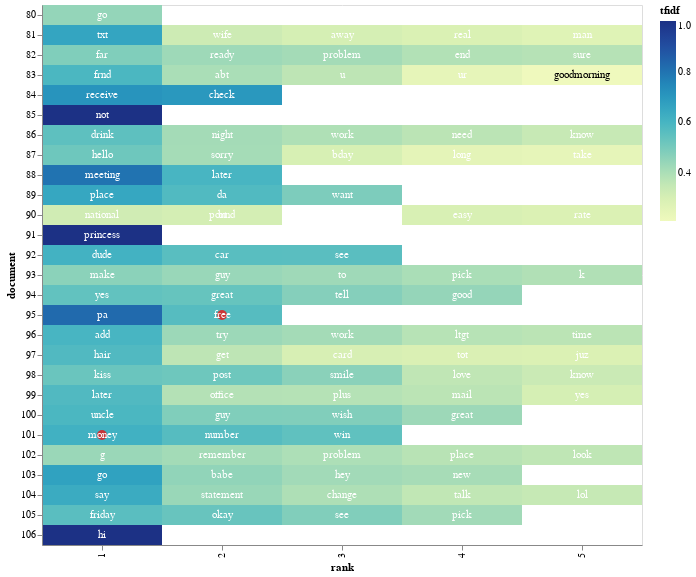

Source (notebook cell):
### Code cell
term_list = ['free', 'money']

top_tfidf_df = tfidf_df[tfidf_df['tfidf'] != 0]

# base for all visualizations, with rank calculation
base = alt.Chart(top_tfidf_df.iloc[300:400]).encode(
    x = 'rank:O',
    y = 'document:N'
).transform_window(
    rank = "rank()",
    sort = [alt.SortField("tfidf", order="descending")],
    groupby = ["document"],
)

heatmap = base.mark_rect().encode(
    color = 'tfidf:Q'
)

circle = base.mark_circle(size=100).encode(
    color = alt.condition(
        alt.FieldOneOfPredicate(field='term', oneOf=term_list),
        alt.value('red'),
        alt.value('#FFFFFF00')
    )
)

# text labels, white for darker heatmap colors
text = base.mark_text(baseline='middle').encode(
    text = 'term:N',
    color = alt.condition(alt.datum.tfidf >= 0.23, alt.value('white'), alt.value('black'))
)

# display the three superimposed visualizations
(heatmap + circle + text).properties(width = 600) #circle

### Figure 1 — Vega-Lite specification as saved in the notebook (floating-point values rounded to 4 significant figures)
{"config": {"view": {"continuousWidth": 400, "continuousHeight": 300}}, "layer": [{"mark": "rect", "encoding": {"color": {"field": "tfidf", "type": "quantitative"}, "x": {"field": "rank", "type": "ordinal"}, "y": {"field": "document", "type": "nominal"}}, "transform": [{"window": [{"op": "rank", "field": "", "as": "rank"}], "groupby": ["document"], "sort": [{"field": "tfidf", "order": "descending"}]}]}, {"mark": {"type": "circle", "size": 100}, "encoding": {"color": {"condition": {"value": "red", "test": {"field": "term", "oneOf": ["free", "money"]}}, "value": "#FFFFFF00"}, "x": {"field": "rank", "type": "ordinal"}, "y": {"field": "document", "type": "nominal"}}, "transform": [{"window": [{"op": "rank", "field": "", "as": "rank"}], "groupby": ["document"], "sort": [{"field": "tfidf", "order": "descending"}]}]}, {"mark": {"type": "text", "baseline": "middle"}, "encoding": {"color": {"condition": {"value": "white", "test": "(datum.tfidf >= 0.23)"}, "value": "black"}, "text": {"field": "term", "type": "nominal"}, "x": {"field": "rank", "type": "ordinal"}, "y": {"field": "document", "type": "nominal"}}, "transform": [{"window": [{"op": "rank", "field": "", "as": "rank"}], "groupby": ["document"], "sort": [{"field": "tfidf", "order": "descending"}]}]}], "data": {"name": "data-fdb0f757dd77fdfef3b0210ba7d1cba2"}, "width": 600, "$schema": "https://vega.github.io/schema/vega-lite/v4.17.0.json", "datasets": {"data-fdb0f757dd77fdfef3b0210ba7d1cba2": [{"document": 80, "term": "go", "tfidf": 0.4464}, {"document": 81, "term": "txt", "tfidf": 0.6582}, {"document": 81, "term": "wife", "tfidf": 0.3271}, {"document": 81, "term": "away", "tfidf": 0.305}, {"document": 81, "term": "real", "tfidf": 0.2915}, {"document": 81, "term": "man", "tfidf": 0.2734}, {"document": 82, "term": "far", "tfidf": 0.4831}, {"document": 82, "term": "ready", "tfidf": 0.4281}, {"document": 82, "term": "problem", "tfidf": 0.417}, {"document": 82, "term": "end", "tfidf": 0.3885}, {"document": 82, "term": "sure", "tfidf": 0.3818}, {"document": 83, "term": "frnd", "tfidf": 0.5917}, {"document": 83, "term": "abt", "tfidf": 0.4041}, {"document": 83, "term": "u", "tfidf": 0.3654}, {"document": 83, "term": "ur", "tfidf": 0.2453}, {"document": 83, "term": "goodmorning", "tfidf": 0.2099}, {"document": 84, "term": "receive", "tfidf": 0.7124}, {"document": 84, "term": "check", "tfidf": 0.7018}, {"document": 85, "term": "not", "tfidf": 1.0}, {"document": 86, "term": "drink", "tfidf": 0.5508}, {"document": 86, "term": "night", "tfidf": 0.4155}, {"document": 86, "term": "work", "tfidf": 0.3942}, {"document": 86, "term": "need", "tfidf": 0.3711}, {"document": 86, "term": "know", "tfidf": 0.3416}, {"document": 87, "term": "hello", "tfidf": 0.5174}, {"document": 87, "term": "sorry", "tfidf": 0.4136}, {"document": 87, "term": "bday", "tfidf": 0.2982}, {"document": 87, "term": "long", "tfidf": 0.2549}, {"document": 87, "term": "take", "tfidf": 0.2472}, {"document": 88, "term": "meeting", "tfidf": 0.8014}, {"document": 88, "term": "later", "tfidf": 0.5981}, {"document": 89, "term": "place", "tfidf": 0.6516}, {"document": 89, "term": "da", "tfidf": 0.5794}, {"document": 89, "term": "want", "tfidf": 0.4895}, {"document": 90, "term": "national", "tfidf": 0.3188}, {"document": 90, "term": "bt", "tfidf": 0.3085}, {"document": 90, "term": "pound", "tfidf": 0.3085}, {"document": 90, "term": "easy", "tfidf": 0.298}, {"document": 90, "term": "rate", "tfidf": 0.2894}, {"document": 91, "term": "princess", "tfidf": 1.0}, {"document": 92, "term": "dude", "tfidf": 0.6119}, {"document": 92, "term": "car", "tfidf": 0.5607}, {"document": 92, "term": "see", "tfidf": 0.5579}, {"document": 93, "term": "make", "tfidf": 0.4627}, {"document": 93, "term": "guy", "tfidf": 0.4374}, {"document": 93, "term": "to", "tfidf": 0.4266}, {"document": 93, "term": "pick", "tfidf": 0.4039}, {"document": 93, "term": "k", "tfidf": 0.3908}, {"document": 94, "term": "yes", "tfidf": 0.5422}, {"document": 94, "term": "great", "tfidf": 0.5317}, {"document": 94, "term": "tell", "tfidf": 0.4744}, {"document": 94, "term": "good", "tfidf": 0.4453}, {"document": 95, "term": "pa", "tfidf": 0.8236}, {"document": 95, "term": "free", "tfidf": 0.5672}, {"document": 96, "term": "add", "tfidf": 0.5982}, {"document": 96, "term": "try", "tfidf": 0.4311}, {"document": 96, "term": "work", "tfidf": 0.4158}, {"document": 96, "term": "ltgt", "tfidf": 0.3801}, {"document": 96, "term": "time", "tfidf": 0.3727}, {"document": 97, "term": "hair", "tfidf": 0.5796}, {"document": 97, "term": "get", "tfidf": 0.3657}, {"document": 97, "term": "card", "tfidf": 0.3005}, {"document": 97, "term": "tot", "tfidf": 0.2922}, {"document": 97, "term": "juz", "tfidf": 0.2898}, {"document": 98, "term": "kiss", "tfidf": 0.5245}, {"document": 98, "term": "post", "tfidf": 0.5166}, {"document": 98, "term": "smile", "tfidf": 0.4651}, {"document": 98, "term": "love", "tfidf": 0.3612}, {"document": 98, "term": "know", "tfidf": 0.3336}, {"document": 99, "term": "later", "tfidf": 0.5796}, {"document": 99, "term": "office", "tfidf": 0.3854}, {"document": 99, "term": "plus", "tfidf": 0.3825}, {"document": 99, "term": "mail", "tfidf": 0.3723}, {"document": 99, "term": "yes", "tfidf": 0.3043}, {"document": 100, "term": "uncle", "tfidf": 0.5917}, {"document": 100, "term": "guy", "tfidf": 0.4829}, {"document": 100, "term": "wish", "tfidf": 0.4811}, {"document": 100, "term": "great", "tfidf": 0.4304}, {"document": 101, "term": "money", "tfidf": 0.6165}, {"document": 101, "term": "number", "tfidf": 0.5668}, {"document": 101, "term": "win", "tfidf": 0.5464}, {"document": 102, "term": "g", "tfidf": 0.4346}, {"document": 102, "term": "remember", "tfidf": 0.4173}, {"document": 102, "term": "problem", "tfidf": 0.3993}, {"document": 102, "term": "place", "tfidf": 0.3775}, {"document": 102, "term": "look", "tfidf": 0.3633}, {"document": 103, "term": "go", "tfidf": 0.6709}, {"document": 103, "term": "babe", "tfidf": 0.4525}, {"document": 103, "term": "hey", "tfidf": 0.4205}, {"document": 103, "term": "new", "tfidf": 0.4102}, {"document": 104, "term": "say", "tfidf": 0.6381}, {"document": 104, "term": "statement", "tfidf": 0.4366}, {"document": 104, "term": "change", "tfidf": 0.3962}, {"document": 104, "term": "talk", "tfidf": 0.3563}, {"document": 104, "term": "lol", "tfidf": 0.344}, {"document": 105, "term": "friday", "tfidf": 0.5582}, {"document": 105, "term": "okay", "tfidf": 0.5285}, {"document": 105, "term": "see", "tfidf": 0.4819}, {"document": 105, "term": "pick", "tfidf": 0.4206}, {"document": 106, "term": "hi", "tfidf": 1.0}]}}
